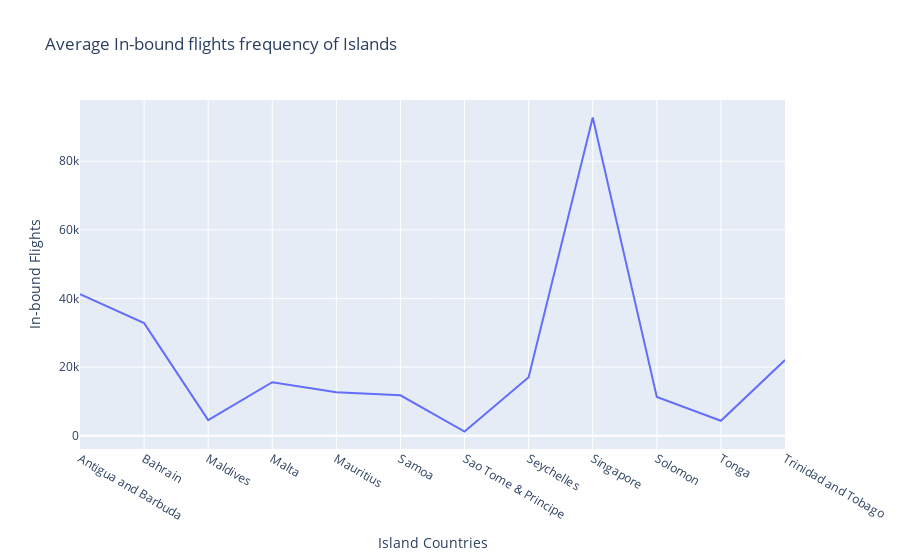

The cell this chart's notebook holds for it:
### Code cell
fig = px.line(flights_df, x="country", y="flights - WB", title="Average In-bound flights frequency of Islands",
             labels={"country": "Island Countries", "flights - WB": "In-bound Flights"})
fig.update_traces(textposition="bottom right")
fig.show()

### Figure 1 — Plotly figure (JSON) as saved in the notebook; plotly's stock layout.template omitted (floating-point values rounded to 4 significant figures)
{"data": [{"hovertemplate": "Island Countries=%{x}<br>In-bound Flights=%{y}<extra></extra>", "legendgroup": "", "line": {"color": "#636efa", "dash": "solid"}, "marker": {"symbol": "circle"}, "mode": "lines", "name": "", "orientation": "v", "showlegend": false, "textposition": "bottom right", "type": "scatter", "x": ["Antigua and Barbuda", "Bahrain", "Maldives", "Malta", "Mauritius", "Samoa", "Sao Tome & Principe", "Seychelles", "Singapore", "Solomon", "Tonga", "Trinidad and Tobago"], "xaxis": "x", "y": [41226, 32814, 4559, 15575, 12668, 11763, 1205, 17048, 92743, 11259, 4353, 22041], "yaxis": "y"}], "layout": {"legend": {"tracegroupgap": 0}, "title": {"text": "Average In-bound flights frequency of Islands"}, "xaxis": {"anchor": "y", "domain": [0, 1], "title": {"text": "Island Countries"}}, "yaxis": {"anchor": "x", "domain": [0, 1], "title": {"text": "In-bound Flights"}}}}
